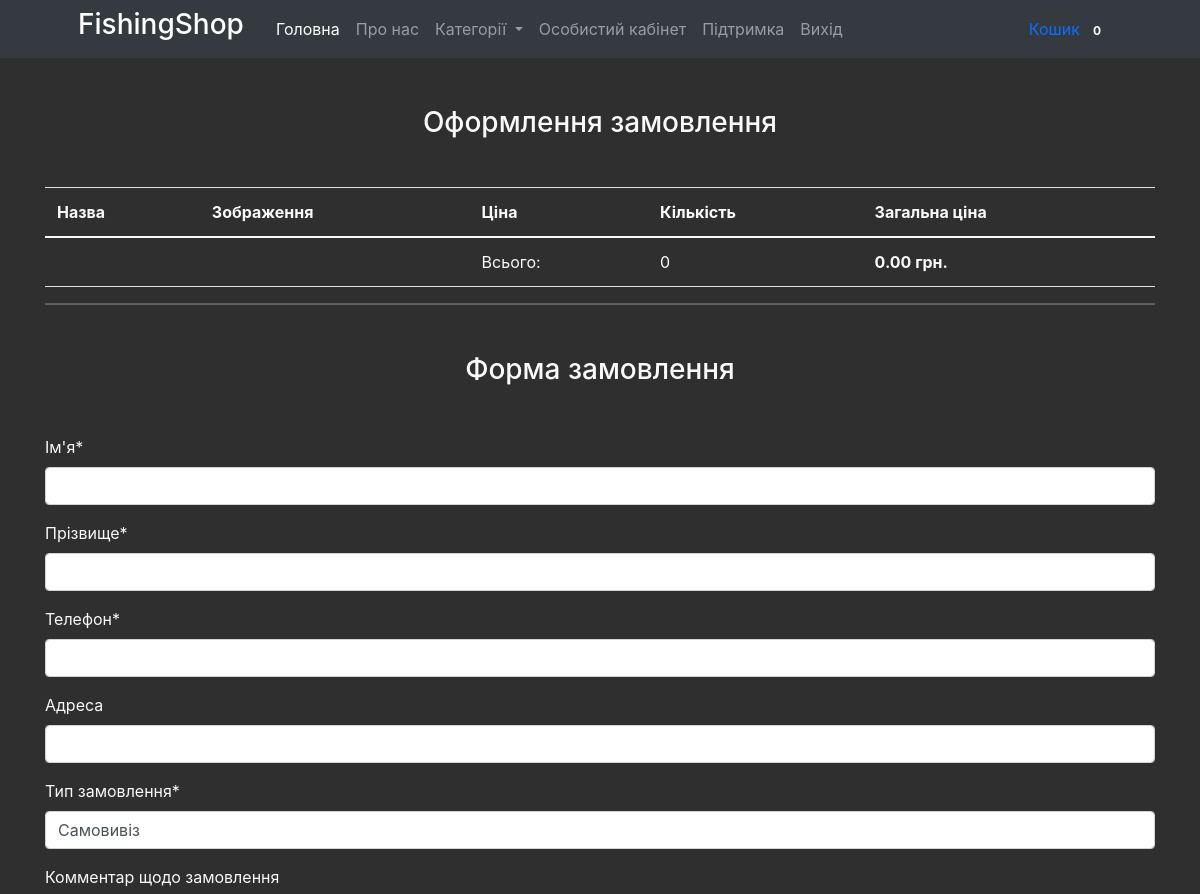
Before: /checkout/ (signed in, upper part) with the older database file.
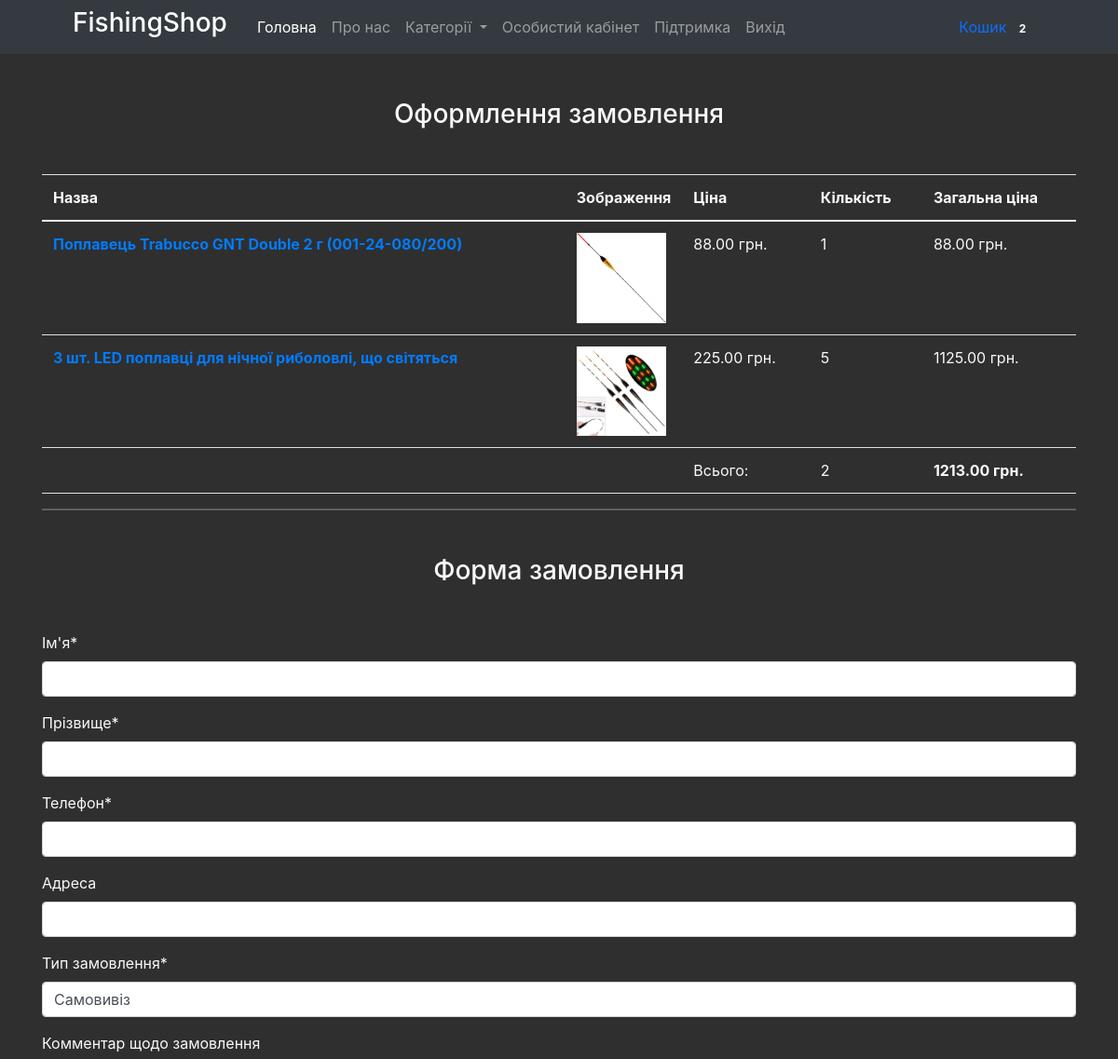
After: the same page with the newer database file.
### mainapp/models.py (models this page shows, shortened)
class Cart(models.Model):
    owner = models.ForeignKey('Customer', null=True, verbose_name='Власник', on_delete=models.CASCADE)
    products = models.ManyToManyField(CartProduct, blank=True, related_name='related_cart')
    total_products = models.PositiveIntegerField(default=0)
    final_price = models.DecimalField(max_digits=9, default=0, decimal_places=2, verbose_name='Загальна ціна')
    in_order = models.BooleanField(default=False)
    for_anonymous_user = models.BooleanField(default=False)

class CartProduct(models.Model):
    user = models.ForeignKey('Customer', verbose_name='Покупець', on_delete=models.CASCADE)
    cart = models.ForeignKey('Cart', verbose_name='Кошик', on_delete=models.CASCADE, related_name='related_products')
    product = models.ForeignKey(Product, verbose_name='Товар', on_delete=models.CASCADE)
    qty = models.PositiveIntegerField(default=1)
    final_price = models.DecimalField(max_digits=9, decimal_places=2, verbose_name='Загальна ціна')

class Product(models.Model):
    category = models.ForeignKey(Category, verbose_name='Категорія', on_delete=models.CASCADE)
    title = models.CharField(max_length=255, verbose_name='Найменування')
    slug = models.SlugField(unique=True)
    image = models.ImageField(verbose_name='Зображення')
    description = models.TextField(verbose_name='Опис', null=True)
    price = models.DecimalField(max_digits=9, decimal_places=2, verbose_name='Ціна')
    features = models.ManyToManyField("specs.ProductFeatures", blank=True, related_name='features_for_product')
    active = models.BooleanField(verbose_name="Товар в наявності", default=True)
    img1 = models.ImageField(verbose_name="Додаткове зображення (не обов'язково)", null=True, blank=True)
    img2 = models.ImageField(verbose_name="Додаткове зображення (не обов'язково)", null=True, blank=True)
    img3 = models.ImageField(verbose_name="Додаткове зображення (не обов'язково)", null=True, blank=True)
    img4 = models.ImageField(verbose_name="Додаткове зображення (не обов'язково)", null=True, blank=True)
    img5 = models.ImageField(verbose_name="Додаткове зображення (не обов'язково)", null=True, blank=True)
    img6 = models.ImageField(verbose_name="Додаткове зображення (не обов'язково)", null=True, blank=True)
    img7 = models.ImageField(verbose_name="Додаткове зображення (не обов'язково)", null=True, blank=True)
    img8 = models.ImageField(verbose_name="Додаткове зображення (не обов'язково)", null=True, blank=True)
    mainView = models.BooleanField(verbose_name="Показувати на головній", default=True)
    def get_absolute_url(self):
        return reverse('product_detail', kwargs={'slug': self.slug})

### mainapp/views.py (the view)
# urls.py: path('checkout/', CheckoutView.as_view(), name='checkout'),
class CheckoutView(CartMixin, View):
    def get(self, request, *args, **kwargs):
        categories = Category.objects.all()
        form = OrderForm(request.POST or None)
        context = {
            'cart': self.cart,
            'categories': categories,
            'form': form
        }
        return render(request, 'checkout.html', context)

### mainapp/forms.py
class OrderForm(forms.ModelForm):
    class Meta:
        model = Order
        fields = (
            'first_name', 'last_name', 'phone', 'address', 'buying_type', 'comment'
        )

### mainapp/mixins.py (called while the page is built)
    def dispatch(self, request, *args, **kwargs):
        if request.user.is_authenticated:
            customer = Customer.objects.filter(user=request.user).first()
            if not customer:
                customer = Customer.objects.create(
                    user=request.user
                )
            cart = Cart.objects.filter(owner=customer, in_order=False).first()
            if not cart:
                cart = Cart.objects.create(owner=customer)
        else:
            cart = Cart.objects.filter(for_anonymous_user=True).first()
            if not cart:
                cart = Cart.objects.create(for_anonymous_user=True)
        self.cart = cart
        return super().dispatch(request, *args, **kwargs)

### mainapp/models.py (called while the page is built)
    def get_absolute_url(self):
        return reverse('category_detail', kwargs={'slug': self.slug})

### mainapp/templates/checkout.html (shortened to what this page needs)
{% extends 'base.html' %}
{% load crispy_forms_tags %}
{% block content %}
<div class="container text-light">
    <h3 class="text-center mt-5 mb-5">Оформлення замовлення</h3>
    <table class="table">
        <thead>
            <tr class="text-light">
                <th scope="col">Назва</th>
                <th scope="col">Зображення</th>
                <th scope="col">Ціна</th>
                <th scope="col">Кількість</th>
                <th scope="col">Загальна ціна</th>
            </tr>
        </thead>
        <tbody>
            {% for item in cart.products.all %}
            <tr class="text-light">
                <th scope="row"><a href="{{ item.product.get_absolute_url }}">{{ item.product.title }}</a></th>
                <td class="w-25 image_in_order"><a href="{{ item.product.get_absolute_url }}"><img
                            src="{{ item.product.image.url }}" class="img-fluid" style="padding-right: 5%;"></a></td>
                <td>{{ item.product.price }} грн.</td>
                <td>{{ item.qty }}</td>
                <td>{{ item.final_price }} грн.</td>
            </tr>
            {% endfor %}
            <tr class="text-light">
                <td colspan="2"></td>
                <td>Всього:</td>
                <td>{{ cart.total_products }}</td>
                <td><strong>{{ cart.final_price }} грн.</strong></td>
            </tr>
        </tbody>
    </table>
    <hr>
    <h3 class="text-center mt-5 mb-5">Форма замовлення</h3>
    <form action="{% url 'make_order' %}" method="POST">
        {{ form|crispy }}
    </form>
</div>
{% endblock content %}

### mainapp/templates/base.html (shortened to what this page needs)
{% load static %}
<!DOCTYPE html>
<html lang="uk">
<head>
    <link href='{% static "bootstrap/bootstrap.min.css" %}' rel="stylesheet"/>
    <link rel="stylesheet" href="https://cdn.jsdelivr.net/npm/@fancyapps/ui@4.0/dist/fancybox.css"/>
    <link href="https://cdnjs.cloudflare.com/ajax/libs/twitter-bootstrap/4.1.2/css/bootstrap.min.css" rel="stylesheet"/>
    <link href="https://cdn.jsdelivr.net/npm/slick-carousel@1.8.1/slick/slick.css" rel="stylesheet"/>
    <link href="https://cdnjs.cloudflare.com/ajax/libs/fancybox/3.3.5/jquery.fancybox.min.css" rel="stylesheet"/>
</head>
<body>
<nav class="navbar navbar-expand-lg navbar-dark bg-dark">
    <div class="container px-4 px-lg-5">
        <a href="/"><h3 class="title"><span>FishingShop</span></h3></a>
        <div class="collapse navbar-collapse" id="navbarSupportedContent">
            <ul class="navbar-nav me-auto mb-2 mb-lg-0 ms-lg-4">
                <li class="nav-item">
                    <a class="nav-link active" aria-current="page" href="{% url 'index' %}">
                        Головна
                    </a>
                </li>
                <li class="nav-item"><a class="nav-link" href="{% url 'about' %}">Про нас</a></li>
                <li class="nav-item dropdown">
                    <a class="nav-link dropdown-toggle" id="navbarDropdown" href="#" role="button"
                       data-bs-toggle="dropdown" aria-expanded="false">
                        Категорії
                    </a>
                </li>
                {% if request.user.is_authenticated %}
                    <li class="nav-item">
                        <a class="nav-link" href="{% url 'profile' %}">Особистий кабінет</a>
                    </li>
                    <li class="nav-item">
                        <a class="nav-link" href="{% url 'support' %}">Підтримка</a>
                    </li>
                    <li class="nav-item">
                        <a class="nav-link" href="{% url 'logout' %}">Вихід</a>
                    </li>
                {% endif %}
            </ul>
            <a class="nav-link" href="{% url 'cart' %}">
                Кошик
                <span class="badge bg-dark text-white ms-1 rounded-pill">{{ cart.products.count }}</span>
            </a>
        </div>
    </div>
</nav>
{% block content %}{% endblock content %}
</body>
</html>

Changed rows visible on the page:
changed Cart: products.count "0" → "2"; total_products "0" → "2"; final_price "0.00" → "1213.00"
added CartProduct: product "Поплавець Trabucco GNT Double 2 г (001-24-080/200)", product.image (picture), product.price "88.00", qty "1", final_price "88.00"
added CartProduct: product "3 шт. LED поплавці для нічної риболовлі, що світяться", product.image (picture), product.price "225.00", qty "5", final_price "1125.00"
